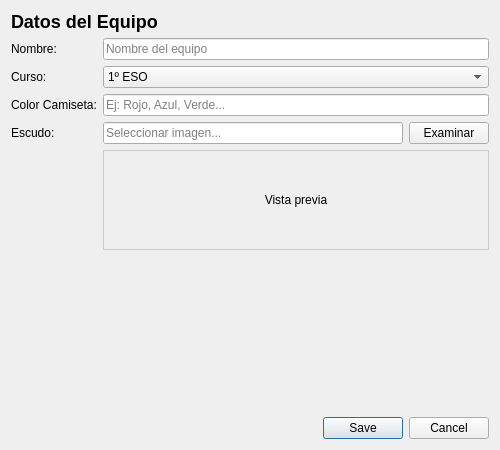
<?xml version="1.0" encoding="UTF-8"?>
<ui version="4.0">
 <class>DialogEquipo</class>
 <widget class="QDialog" name="DialogEquipo">
  <property name="geometry">
   <rect>
    <x>0</x>
    <y>0</y>
    <width>500</width>
    <height>450</height>
   </rect>
  </property>
  <property name="windowTitle">
   <string>Nuevo/Editar Equipo</string>
  </property>
  <layout class="QVBoxLayout" name="verticalLayout">
   <item>
    <widget class="QLabel" name="labelTitle">
     <property name="text">
      <string>Datos del Equipo</string>
     </property>
     <property name="styleSheet">
      <string>font-size: 18px; font-weight: bold;</string>
     </property>
    </widget>
   </item>
   <item>
    <layout class="QFormLayout" name="formLayout">
     <item row="0" column="0">
      <widget class="QLabel" name="labelNombre">
       <property name="text">
        <string>Nombre:</string>
       </property>
      </widget>
     </item>
     <item row="0" column="1">
      <widget class="QLineEdit" name="txtNombre">
       <property name="placeholderText">
        <string>Nombre del equipo</string>
       </property>
      </widget>
     </item>
     <item row="1" column="0">
      <widget class="QLabel" name="labelCurso">
       <property name="text">
        <string>Curso:</string>
       </property>
      </widget>
     </item>
     <item row="1" column="1">
      <widget class="QComboBox" name="cmbCurso">
       <item>
        <property name="text">
         <string>1º ESO</string>
        </property>
       </item>
       <item>
        <property name="text">
         <string>2º ESO</string>
        </property>
       </item>
       <item>
        <property name="text">
         <string>3º ESO</string>
        </property>
       </item>
       <item>
        <property name="text">
         <string>4º ESO</string>
        </property>
       </item>
      </widget>
     </item>
     <item row="2" column="0">
      <widget class="QLabel" name="labelColor">
       <property name="text">
        <string>Color Camiseta:</string>
       </property>
      </widget>
     </item>
     <item row="2" column="1">
      <widget class="QLineEdit" name="txtColor">
       <property name="placeholderText">
        <string>Ej: Rojo, Azul, Verde...</string>
       </property>
      </widget>
     </item>
     <item row="3" column="0">
      <widget class="QLabel" name="labelEscudo">
       <property name="text">
        <string>Escudo:</string>
       </property>
      </widget>
     </item>
     <item row="3" column="1">
      <layout class="QHBoxLayout" name="horizontalLayout">
       <item>
        <widget class="QLineEdit" name="txtEscudo">
         <property name="readOnly">
          <bool>true</bool>
         </property>
         <property name="placeholderText">
          <string>Seleccionar imagen...</string>
         </property>
        </widget>
       </item>
       <item>
        <widget class="QPushButton" name="btnSeleccionarEscudo">
         <property name="text">
          <string>Examinar</string>
         </property>
        </widget>
       </item>
      </layout>
     </item>
     <item row="4" column="1">
      <widget class="QLabel" name="labelPreviewEscudo">
       <property name="minimumSize">
        <size>
         <width>100</width>
         <height>100</height>
        </size>
       </property>
       <property name="text">
        <string>Vista previa</string>
       </property>
       <property name="alignment">
        <set>Qt::AlignCenter</set>
       </property>
       <property name="styleSheet">
        <string>border: 1px solid #ccc;</string>
       </property>
      </widget>
     </item>
    </layout>
   </item>
   <item>
    <spacer name="verticalSpacer">
     <property name="orientation">
      <enum>Qt::Vertical</enum>
     </property>
     <property name="sizeHint" stdset="0">
      <size>
       <width>20</width>
       <height>40</height>
      </size>
     </property>
    </spacer>
   </item>
   <item>
    <widget class="QDialogButtonBox" name="buttonBox">
     <property name="standardButtons">
      <set>QDialogButtonBox::Cancel|QDialogButtonBox::Save</set>
     </property>
    </widget>
   </item>
  </layout>
 </widget>
 <resources/>
 <connections>
  <connection>
   <sender>buttonBox</sender>
   <signal>accepted()</signal>
   <receiver>DialogEquipo</receiver>
   <slot>accept()</slot>
  </connection>
  <connection>
   <sender>buttonBox</sender>
   <signal>rejected()</signal>
   <receiver>DialogEquipo</receiver>
   <slot>reject()</slot>
  </connection>
 </connections>
</ui>
